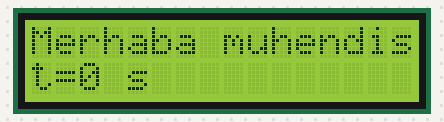
The sketch below on a simulated Arduino Uno, built with avr-gcc and run on an emulated ATmega328P. Parts: 16×2 character LCD.

Above: at 0.1 s.
At 4.1 s:
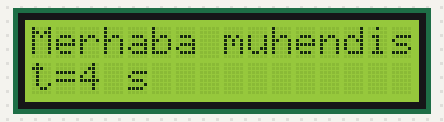
At 9.2 s:
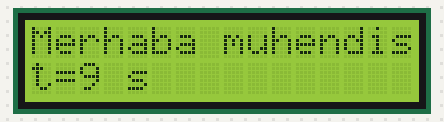
At 19.2 s:
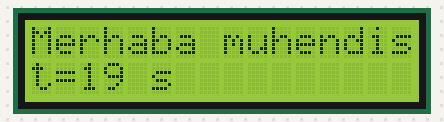
At 29.1 s:
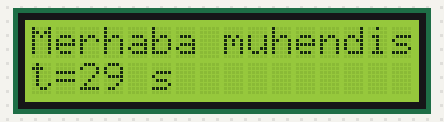
At 38.2 s:
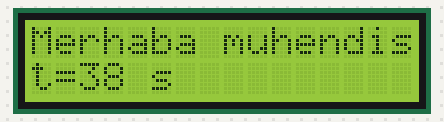

Measured:
- what the display in image 1 shows lasts 1.0 s, from 4.1 s to 5.1 s

The sketch:

lcd_paralel.ino
```cpp
// 16x2 LCD (HD44780, 4-bit): RS -> D12, E -> D11, D4-D7 -> D5, D4, D3, D2
// VSS ve RW -> GND, VDD -> 5V, V0 -> kontrast (GND'ye yakın), A -> 220 Ω -> 5V, K -> GND
#include <LiquidCrystal.h>

LiquidCrystal lcd(12, 11, 5, 4, 3, 2);

void setup() {
  lcd.begin(16, 2);
  lcd.print("Merhaba muhendis");
}

void loop() {
  lcd.setCursor(0, 1);
  lcd.print("t=");
  lcd.print(millis() / 1000);
  lcd.print(" s   ");
  delay(200);
}
```
